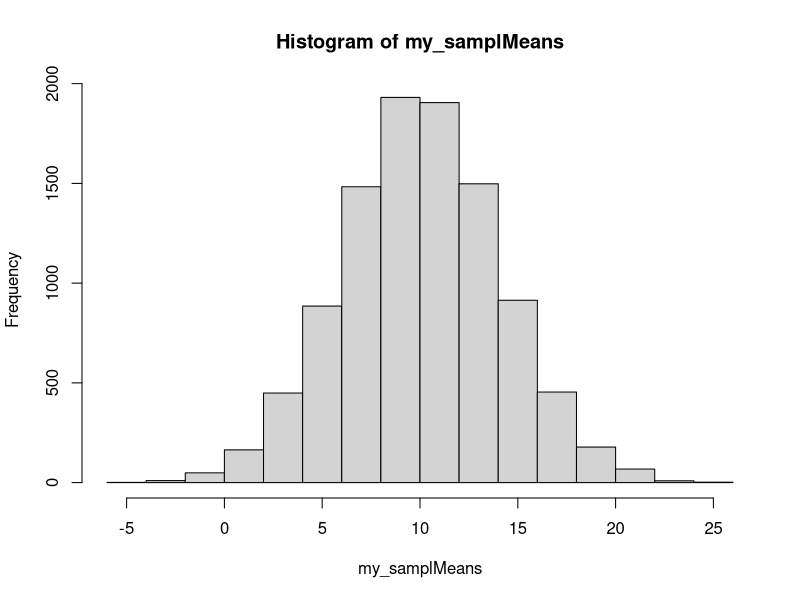
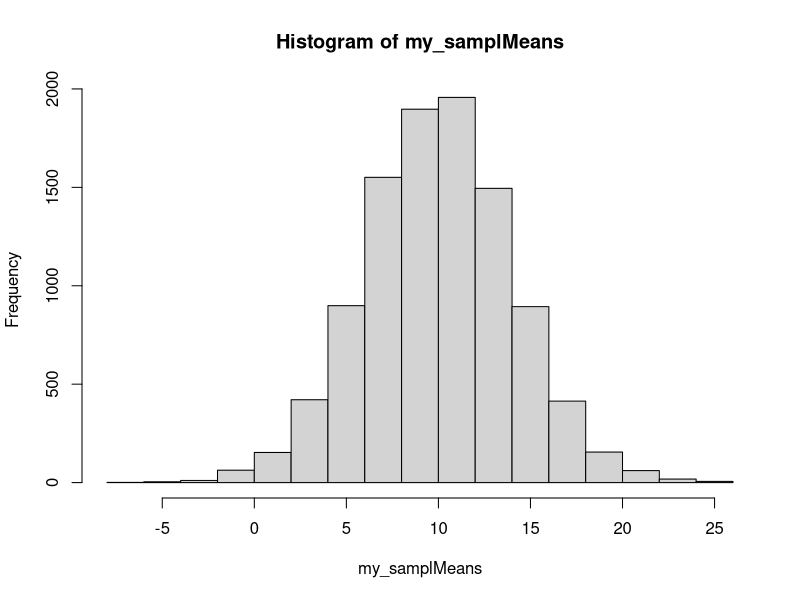

Source code (R) for these figures, in order:
## ---- chunk 1
#get proportion greater than 2.5
#verify 
pnorm(q=2.5, mean=0,sd=1,lower.tail=FALSE)

my_sample<-rnorm(1000000,mean=0,sd=1)
selection<-my_sample[my_sample>2.5]
length(selection)/1000000
## ---- chunk 2
stand_scores<-scale(rnorm(n=10000,mean=100,sd=10))
length(stand_scores[stand_scores>3])
## ---- chunk 3
mean(rnorm(25,mean=10,sd=20))

my_samplMeans<-replicate(10000,mean(rnorm(25,10,20)))
hist(my_samplMeans)
pnorm(q=12,
      mean=mean(my_samplMeans),
      sd=sd(my_samplMeans),
      lower.tail=FALSE
      )
## ---- chunk 4
mean(rnorm(100,mean=10,sd=20))

my_samplMeans<-replicate(10000,mean(rnorm(25,10,20)))
hist(my_samplMeans)
pnorm(q=12,
      mean=mean(my_samplMeans),
      sd=sd(my_samplMeans),
      lower.tail=FALSE
      )
#This yields a different value of proportion because "the process of sampling from a distribution involves variability or uncertainty".  However, reduced standard error from an increased sample size would better approximate the population mean. 
